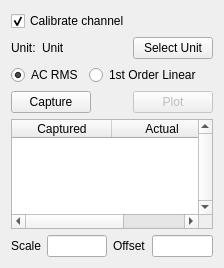
<?xml version="1.0" encoding="UTF-8"?>
<ui version="4.0">
 <class>CalibrationChannel</class>
 <widget class="QWidget" name="CalibrationChannel">
  <property name="geometry">
   <rect>
    <x>0</x>
    <y>0</y>
    <width>195</width>
    <height>254</height>
   </rect>
  </property>
  <layout class="QVBoxLayout" name="verticalLayout">
   <item>
    <widget class="QCheckBox" name="calibrationEnabled">
     <property name="text">
      <string>Calibrate channel</string>
     </property>
     <property name="checked">
      <bool>true</bool>
     </property>
    </widget>
   </item>
   <item>
    <layout class="QHBoxLayout" name="horizontalLayout_3">
     <item>
      <widget class="QLabel" name="unitLabel">
       <property name="text">
        <string>Unit:</string>
       </property>
      </widget>
     </item>
     <item>
      <widget class="QLabel" name="unit">
       <property name="text">
        <string>Unit</string>
       </property>
      </widget>
     </item>
     <item>
      <spacer name="horizontalSpacer">
       <property name="orientation">
        <enum>Qt::Horizontal</enum>
       </property>
       <property name="sizeHint" stdset="0">
        <size>
         <width>0</width>
         <height>0</height>
        </size>
       </property>
      </spacer>
     </item>
     <item>
      <widget class="QPushButton" name="selectUnit">
       <property name="text">
        <string>Select Unit</string>
       </property>
      </widget>
     </item>
    </layout>
   </item>
   <item>
    <layout class="QHBoxLayout" name="horizontalLayout_2">
     <item>
      <widget class="QRadioButton" name="acRadioButton">
       <property name="text">
        <string>AC RMS</string>
       </property>
       <property name="checked">
        <bool>true</bool>
       </property>
      </widget>
     </item>
     <item>
      <widget class="QRadioButton" name="linearRadioButton">
       <property name="text">
        <string>1st Order Linear</string>
       </property>
      </widget>
     </item>
     <item>
      <spacer name="horizontalSpacer_3">
       <property name="orientation">
        <enum>Qt::Horizontal</enum>
       </property>
       <property name="sizeHint" stdset="0">
        <size>
         <width>0</width>
         <height>0</height>
        </size>
       </property>
      </spacer>
     </item>
    </layout>
   </item>
   <item>
    <widget class="QStackedWidget" name="stackedWidget">
     <property name="currentIndex">
      <number>0</number>
     </property>
     <widget class="QWidget" name="linearPage">
      <layout class="QVBoxLayout" name="verticalLayout_2">
       <property name="margin">
        <number>0</number>
       </property>
       <item>
        <layout class="QHBoxLayout" name="horizontalLayout_5">
         <item>
          <widget class="QPushButton" name="linearCapture">
           <property name="text">
            <string>Capture</string>
           </property>
          </widget>
         </item>
         <item>
          <spacer name="horizontalSpacer_6">
           <property name="orientation">
            <enum>Qt::Horizontal</enum>
           </property>
           <property name="sizeHint" stdset="0">
            <size>
             <width>0</width>
             <height>0</height>
            </size>
           </property>
          </spacer>
         </item>
         <item>
          <widget class="QPushButton" name="plotButton">
           <property name="enabled">
            <bool>false</bool>
           </property>
           <property name="text">
            <string>Plot</string>
           </property>
          </widget>
         </item>
        </layout>
       </item>
       <item>
        <widget class="QTableWidget" name="linearTable">
         <property name="verticalScrollBarPolicy">
          <enum>Qt::ScrollBarAlwaysOn</enum>
         </property>
         <property name="selectionMode">
          <enum>QAbstractItemView::NoSelection</enum>
         </property>
         <property name="horizontalScrollMode">
          <enum>QAbstractItemView::ScrollPerPixel</enum>
         </property>
         <column>
          <property name="text">
           <string>Captured</string>
          </property>
         </column>
         <column>
          <property name="text">
           <string>Actual</string>
          </property>
         </column>
         <column>
          <property name="text">
           <string>Delete</string>
          </property>
         </column>
        </widget>
       </item>
      </layout>
     </widget>
     <widget class="QWidget" name="acPage">
      <layout class="QFormLayout" name="formLayout">
       <property name="margin">
        <number>0</number>
       </property>
       <item row="1" column="0">
        <widget class="QLabel" name="capturedMagnitudeLabel">
         <property name="text">
          <string>Captured RMS Magnitude</string>
         </property>
        </widget>
       </item>
       <item row="2" column="0">
        <widget class="QLabel" name="capturedOffsetLabel">
         <property name="text">
          <string>Captured DC Offset</string>
         </property>
        </widget>
       </item>
       <item row="3" column="0">
        <widget class="QLabel" name="actualMagnitudeLabel">
         <property name="text">
          <string>Actual RMS Magnitude</string>
         </property>
        </widget>
       </item>
       <item row="4" column="0">
        <widget class="QLabel" name="actualOffsetLabel">
         <property name="text">
          <string>Actual DC Offset</string>
         </property>
        </widget>
       </item>
       <item row="1" column="1">
        <widget class="UnitFormatterDoubleSpinBox" name="capturedMagnitude"/>
       </item>
       <item row="3" column="1">
        <widget class="UnitFormatterDoubleSpinBox" name="actualMagnitude"/>
       </item>
       <item row="2" column="1">
        <widget class="UnitFormatterDoubleSpinBox" name="capturedOffset"/>
       </item>
       <item row="4" column="1">
        <widget class="UnitFormatterDoubleSpinBox" name="actualOffset"/>
       </item>
       <item row="0" column="0" colspan="2">
        <layout class="QHBoxLayout" name="horizontalLayout_4">
         <item>
          <widget class="QPushButton" name="acCapture">
           <property name="text">
            <string>Capture</string>
           </property>
          </widget>
         </item>
         <item>
          <spacer name="horizontalSpacer_2">
           <property name="orientation">
            <enum>Qt::Horizontal</enum>
           </property>
           <property name="sizeHint" stdset="0">
            <size>
             <width>0</width>
             <height>0</height>
            </size>
           </property>
          </spacer>
         </item>
        </layout>
       </item>
      </layout>
     </widget>
    </widget>
   </item>
   <item>
    <layout class="QHBoxLayout" name="horizontalLayout">
     <property name="spacing">
      <number>6</number>
     </property>
     <item>
      <widget class="QLabel" name="scaleLabel">
       <property name="text">
        <string>Scale</string>
       </property>
      </widget>
     </item>
     <item>
      <widget class="QLineEdit" name="scale">
       <property name="readOnly">
        <bool>true</bool>
       </property>
      </widget>
     </item>
     <item>
      <widget class="QLabel" name="offsetLabel">
       <property name="text">
        <string>Offset</string>
       </property>
      </widget>
     </item>
     <item>
      <widget class="QLineEdit" name="offset">
       <property name="readOnly">
        <bool>true</bool>
       </property>
      </widget>
     </item>
    </layout>
   </item>
  </layout>
 </widget>
 <customwidgets>
  <customwidget>
   <class>UnitFormatterDoubleSpinBox</class>
   <extends>QDoubleSpinBox</extends>
   <header>acheron.unit_formatter_spinbox</header>
  </customwidget>
 </customwidgets>
 <tabstops>
  <tabstop>calibrationEnabled</tabstop>
  <tabstop>selectUnit</tabstop>
  <tabstop>acRadioButton</tabstop>
  <tabstop>linearRadioButton</tabstop>
  <tabstop>acCapture</tabstop>
  <tabstop>capturedMagnitude</tabstop>
  <tabstop>capturedOffset</tabstop>
  <tabstop>actualMagnitude</tabstop>
  <tabstop>actualOffset</tabstop>
  <tabstop>linearCapture</tabstop>
  <tabstop>linearTable</tabstop>
  <tabstop>scale</tabstop>
  <tabstop>offset</tabstop>
 </tabstops>
 <resources/>
 <connections/>
</ui>
